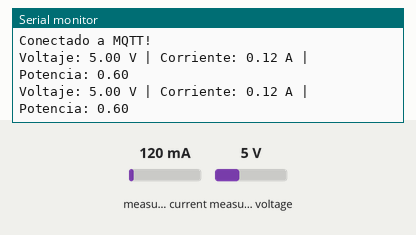
Recording of a sketch running on a simulated ESP32. On the bench: the last lines printed to the serial monitor. The test bench sets the inputs (shaded band); at power-on: measured current 120 mA, measured voltage 5 V. WiFi joins after 1.5 s; servers stay silent unless stated; no MQTT or app messages arrive unless stated.

Above: at 2.7 s.
2.8 s: measured current set to 40 mA
At 4.1 s:
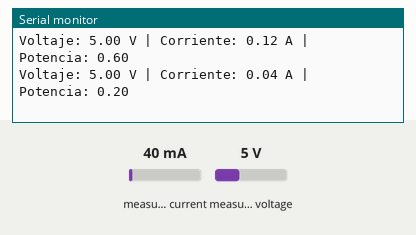
4.3 s: measured voltage set to 0.3 V
At 5.4 s:
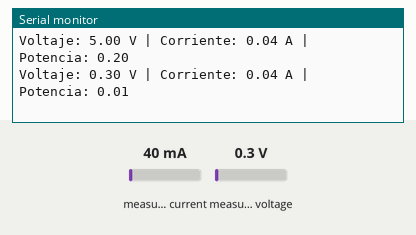
5.8 s: measured current set to 500 mA
At 7.4 s:
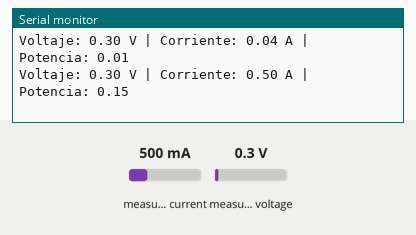
Timing chart, 0 to 8.9 s (numbered marks = the images above; inputs shaded):
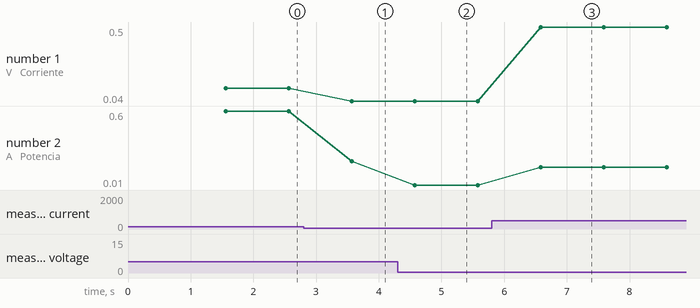

The sketch:

sistema_fotovoltaico.ino
```cpp
#include <WiFi.h>              // Librería WiFi del ESP32
#include <PubSubClient.h>      // Librería para MQTT
#include <Wire.h>              // Comunicación I2C
#include <Adafruit_INA219.h>   // Librería del sensor INA219

// ================== WIFI ==================
const char* ssid = "URBANOS";        // Nombre de tu red WiFi
//const char* ssid = "FAMILIA_URBANO2G";        // Nombre de tu red WiFi
const char* password = "1061804052";    // Contraseña WiFi

// ================== MQTT ==================
const char* mqtt_server = "broker.hivemq.com"; // Broker público

WiFiClient espClient;
PubSubClient client(espClient);

// ================== SENSOR ==================
Adafruit_INA219 ina219;

// ================== FUNCION WIFI ==================
void setup_wifi() {
  Serial.println("Conectando a WiFi...");

  WiFi.begin(ssid, password);

  while (WiFi.status() != WL_CONNECTED) {
    delay(500);
    Serial.print(".");
  }

  Serial.println("\nWiFi conectado!");
}

// ================== FUNCION MQTT ==================
void reconnect() {
  while (!client.connected()) {
    Serial.println("Conectando a MQTT...");

    if (client.connect("ESP32Client")) {
      Serial.println("Conectado a MQTT!");
    } else {
      Serial.print("Error, rc=");
      Serial.print(client.state());
      delay(2000);
    }
  }
}

// ================== SETUP ==================
void setup() {
  Serial.begin(115200);

  Wire.begin(21, 22); // SDA = 21, SCL = 22

  // Inicializa el sensor INA219
  if (!ina219.begin()) {
    Serial.println("No se encontró INA219");
    while (1) { delay(10); }
  }

  setup_wifi();

  client.setServer(mqtt_server, 1883);
}

// ================== LOOP ==================
void loop() {

  // Mantener conexión MQTT
  if (!client.connected()) {
    reconnect();
  }
  client.loop();

  // ================== LECTURA DEL SENSOR ==================

  float voltage = ina219.getBusVoltage_V(); // Voltaje en el bus
  float current = ina219.getCurrent_mA() / 1000.0; // Corriente en Amperios
  float power = voltage * current; // Potencia

  // ================== ENVÍO MQTT ==================

  client.publish("solar/panel/voltage", String(voltage).c_str());
  client.publish("solar/panel/current", String(current).c_str());
  client.publish("solar/system/power", String(power).c_str());

  // ================== DEBUG SERIAL ==================

  Serial.print("Voltaje: ");
  Serial.print(voltage);
  Serial.print(" V | Corriente: ");
  Serial.print(current);
  Serial.print(" A | Potencia: ");
  Serial.println(power);

  delay(1000); // cada 1 segundo
}
```

Measured:
- after the input at 2.8 s, the serial monitor: prints a new line after 0.77 s (image 1)
- after the input at 4.3 s, the serial monitor: prints a new line after 0.27 s (image 2)
- after the input at 5.8 s, the serial monitor: prints a new line after 0.78 s (image 3)
- plotted number 1: 0.12 → 0.04 after the input at 2.8 s, 0.04 → 0.5 after the input at 5.8 s
- plotted number 2: 0.6 → 0.2 after the input at 2.8 s, 0.2 → 0.01 after the input at 4.3 s, 0.01 → 0.15 after the input at 5.8 s
